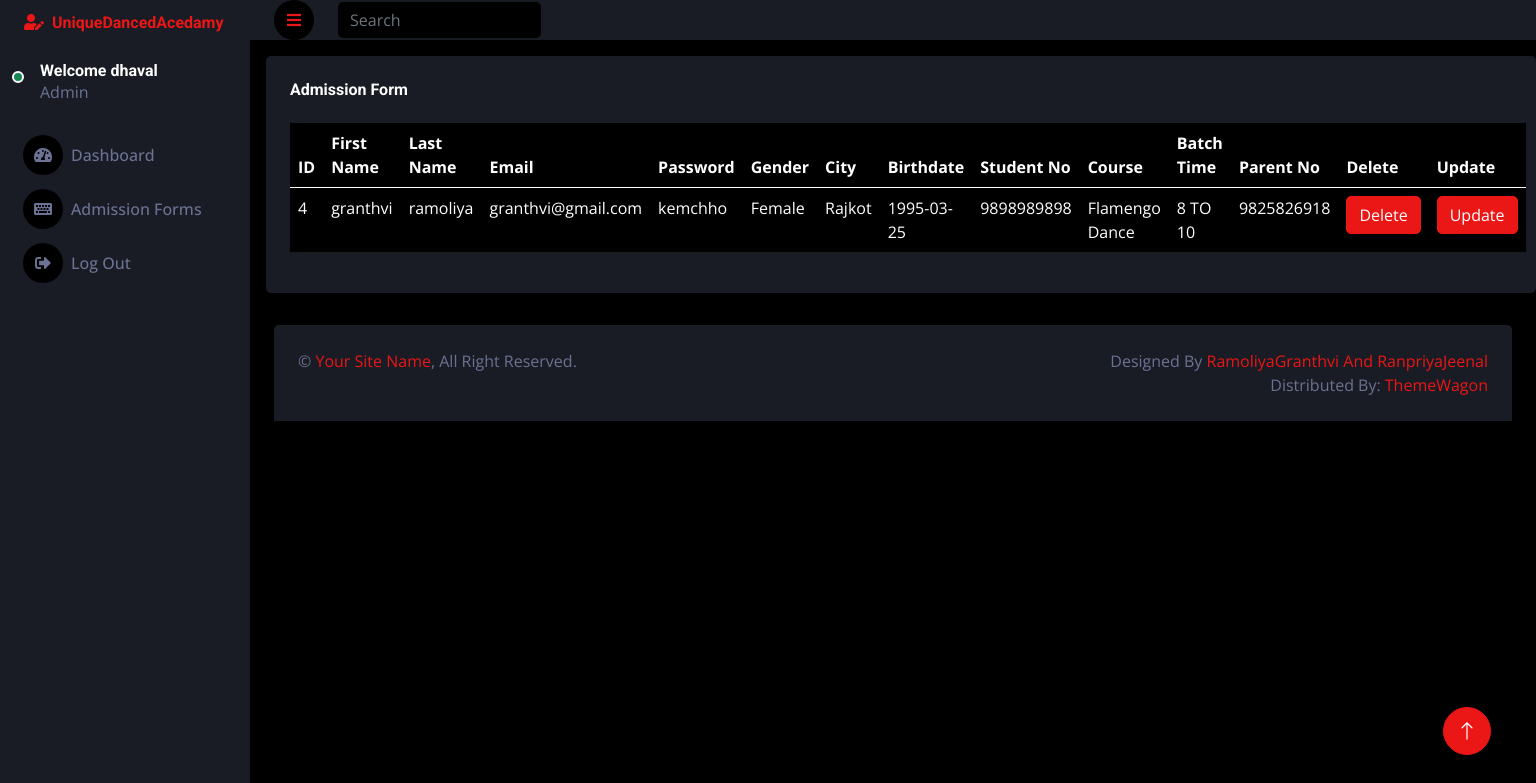
Page /admin/dashboard.php (signed in) on the committed database.
### tables this page shows
CREATE TABLE `admissionform` (
  `id` int(11) NOT NULL,
  `firstname` varchar(200) NOT NULL,
  `lastname` varchar(200) NOT NULL,
  `email` varchar(200) NOT NULL,
  `pass` varchar(200) NOT NULL,
  `gender` varchar(200) NOT NULL,
  `city` varchar(200) NOT NULL,
  `birthdate` varchar(200) NOT NULL,
  `studentmo` varchar(200) NOT NULL,
  `course` varchar(200) NOT NULL,
  `batchtime` varchar(200) NOT NULL,
  `perentsmo` varchar(200) NOT NULL
);

### admin/dashboard.php (the view)
<?php
    include 'header.php';
    include 'config.php';
    $sql = "SELECT * FROM admissionform";
    $result = mysqli_query($conn, $sql);
?>
<div class="col-sm-12 col-xl-12 m-2 pt-2 px-2">
    <div class="bg-secondary rounded h-100 p-4">
        <h6 class="mb-4">Admission Form</h6>
        <table class="table table-dark">
            <thead>
                <tr>
                    <th scope="col">ID</th>
                    <th scope="col">First Name</th>
                    <th scope="col">Last Name</th>
                    <th scope="col">Email</th>
                    <th scope="col">Password</th>
                    <th scope="col">Gender</th>
                    <th scope="col">City</th>
                    <th scope="col">Birthdate</th>
                    <th scope="col">Student No</th>
                    <th scope="col">Course</th>
                    <th scope="col">Batch Time</th>
                    <th scope="col">Parent No</th>
                    <th scope="col">Delete</th>
                    <th scope="col">Update</th>
                </tr>
            </thead>
            <tbody>
                <?php
                    if(mysqli_num_rows($result)>0)
                    {
                        while($row=mysqli_fetch_assoc($result))
                        { ?>
                            <tr>
                                <td><?php echo $row['id']; ?></td>
                                <td><?php echo $row['firstname']; ?></td>
                                <td><?php echo $row['lastname']; ?></td>
                                <td><?php echo $row['email']; ?></td>
                                <td><?php echo $row['pass']; ?></td>
                                <td><?php echo $row['gender']; ?></td>
                                <td><?php echo $row['city']; ?></td>
                                <td><?php echo $row['birthdate']; ?></td>
                                <td><?php echo $row['studentmo']; ?></td>
                                <td><?php echo $row['course']; ?></td>
                                <td><?php echo $row['batchtime']; ?></td>
                                <td><?php echo $row['perentsmo']; ?></td>
                                <td>
                                <a href="delete.php?id=<?php echo $row['id']; ?>">
                                <button type="submit" name="submit" class="btn btn-primary">Delete</button>
                                </a>
                                </td>
                                <td>
                                <a href="update.php?id=<?php echo $row['id']; ?>">
                                <button type="submit" name="submit" class="btn btn-primary">Update</button>
                                </a>
                            </td>
                            </tr>
                       <?php }
                    }
                ?>
            </tbody>
        </table>
    </div>
</div>
<?php
    include 'footer.php';
?>

### admin/css/style.css (style rules this page uses)
:root { --primary: #EB1616; --secondary: #191C24; --light: #6C7293; --dark: #000000; }
.btn { transition: .5s; }

### rows in the picture
admissionform: id "4", firstname "granthvi", lastname "ramoliya", email "granthvi@gmail.com", pass "kemchho", gender "Female", city "Rajkot", birthdate "1995-03-25", studentmo "9898989898", course "Flamengo Dance", batchtime "8 TO 10", perentsmo "9825826918"

### other values in the picture
$_SESSION['username'] "dhaval"
